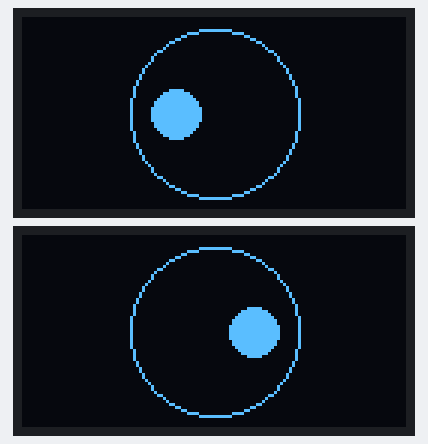
The sketch below on a simulated Arduino Uno, built with avr-gcc and run on an emulated ATmega328P. Parts: 2 × 128×64 one-colour display. Random numbers use the default seed unless the sketch sets one.

Above: at 0.17 s.
At 4.74 s:
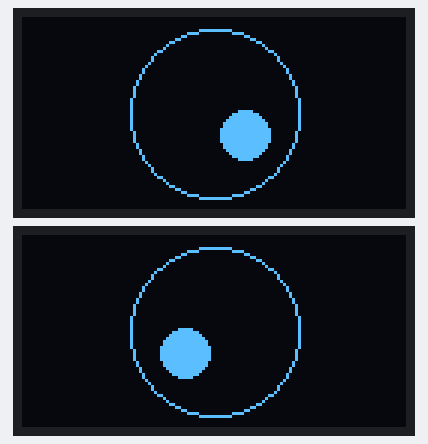
At 9.11 s:
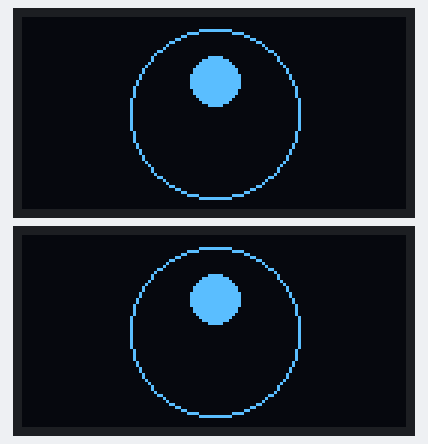
At 18.22 s:
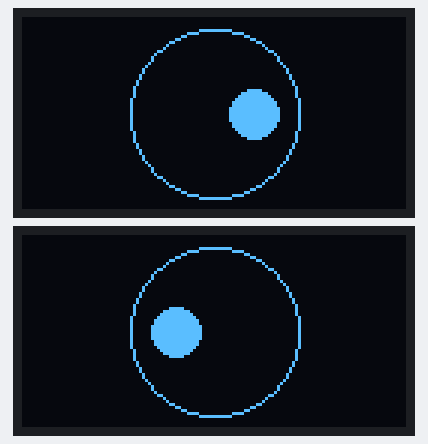
At 27.27 s:
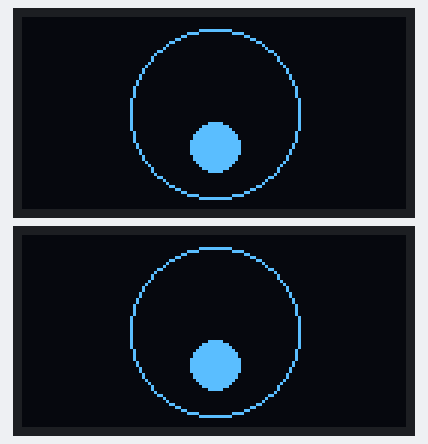
At 37.73 s:
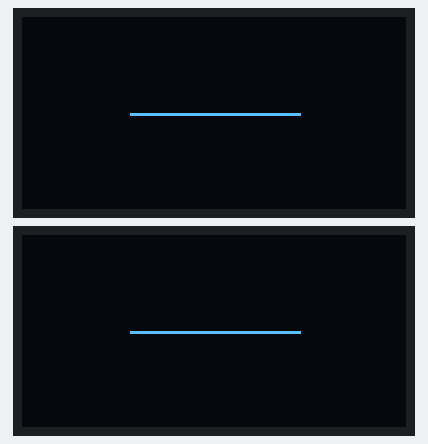

The sketch:

Dual_RoboEyes_U8G2_copy_20250504175411.ino
```cpp
#include <Wire.h>
#include <U8g2lib.h>

U8G2_SSD1306_128X64_NONAME_F_HW_I2C leftDisplay(U8G2_R0, U8X8_PIN_NONE);
U8G2_SSD1306_128X64_NONAME_F_HW_I2C rightDisplay(U8G2_R0, U8X8_PIN_NONE);

const int eyeRadius = 28;
const int pupilRadius = 8;
const int centerX = 64;
const int centerY = 32;
float angle = 0;
bool blink = false;
unsigned long lastBlink = 0;
int blinkInterval = 3000;
int blinkDuration = 150;

void setup() {
  Wire.begin();

  leftDisplay.setI2CAddress(0x3C << 1);
  rightDisplay.setI2CAddress(0x3D << 1);
  leftDisplay.begin();
  rightDisplay.begin();
}

void drawEye(U8G2 &display, bool mirrored, float a, bool blinkNow) {
  int dx = (int)(eyeRadius * 0.5 * cos(a));
  int dy = (int)(eyeRadius * 0.4 * sin(a));
  if (mirrored) dx = -dx;

  display.clearBuffer();

  if (blinkNow) {
    // Draw closed eye (horizontal line)
    display.drawLine(centerX - eyeRadius, centerY, centerX + eyeRadius, centerY);
  } else {
    // Outer eye
    display.drawCircle(centerX, centerY, eyeRadius);
    // Pupil
    display.drawDisc(centerX + dx, centerY + dy, pupilRadius);
  }

  display.sendBuffer();
}

void loop() {
  unsigned long now = millis();

  // Blinking logic
  if (now - lastBlink > blinkInterval) {
    blink = true;
    if (now - lastBlink > blinkInterval + blinkDuration) {
      blink = false;
      lastBlink = now;
      blinkInterval = random(2500, 5000);
    }
  }

  // Move pupil in a circular path
  angle += 0.05;
  if (angle > TWO_PI) angle = 0;

  // Draw left and right eyes
  drawEye(leftDisplay, true, angle, blink);
  drawEye(rightDisplay, false, angle, blink);

  delay(30);
}
```
